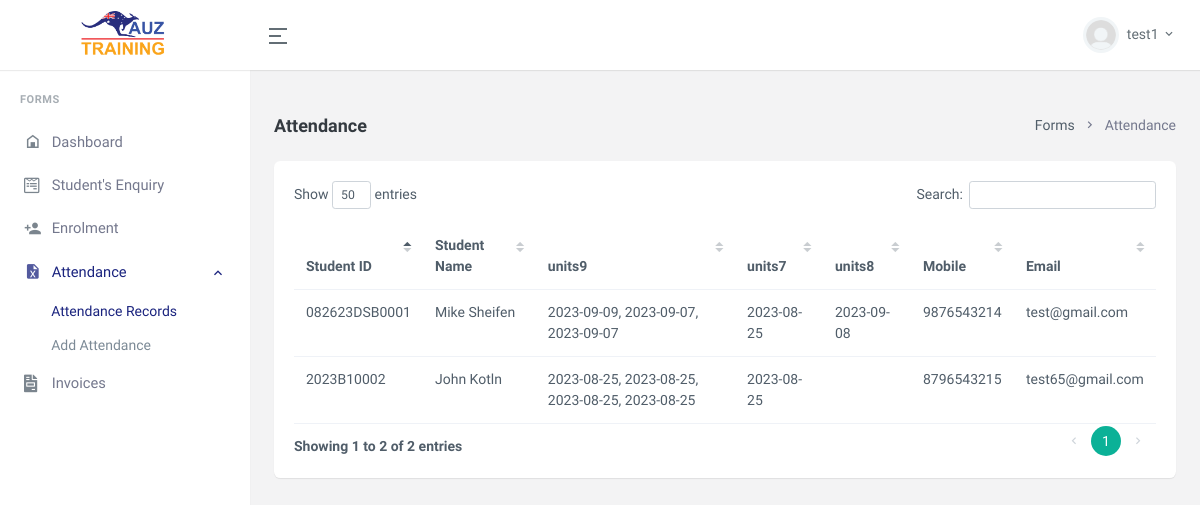
The app's page /attendance_record.php (signed in) with its own data.
### tables this page shows
CREATE TABLE IF NOT EXISTS `student_enrolment` (
  `st_enrol_id` int NOT NULL AUTO_INCREMENT,
  `st_unique_id` varchar(255) DEFAULT NULL,
  `st_enquiry_id` varchar(255) DEFAULT NULL,
  `st_qualifications` tinyint(1) NOT NULL,
  `st_enrol_course` tinyint(1) DEFAULT NULL,
  `st_venue` varchar(15) NOT NULL,
  `st_middle_name` varchar(255) NOT NULL,
  `st_name` varchar(255) NOT NULL,
  `st_mobile` varchar(255) NOT NULL,
  `st_email` varchar(255) NOT NULL,
  `st_source` tinyint(1) NOT NULL,
  `st_given_name` varchar(255) NOT NULL,
  `st_enrol_status` tinyint(1) NOT NULL,
  `created_date` timestamp NOT NULL DEFAULT CURRENT_TIMESTAMP ON UPDATE CURRENT_TIMESTAMP,
  PRIMARY KEY (`st_enrol_id`)
);

### attendance_record.php (the view, shortened to what this page needs)
<?php include('includes/dbconnect.php'); ?>
<?php
if(@$_SESSION['user_type']==1){
    $queryCrs=mysqli_fetch_all(mysqli_query($connection,"select DISTINCT(st_course_unit) from student_attendance"),MYSQLI_ASSOC);
?>
<!doctype html>
<html lang="en">
    <head>
        <?php include('includes/app_includes.php'); ?>
    </head>
    <body data-topbar="colored">
        <div id="layout-wrapper">
            <?php include('includes/header.php'); ?>
            <?php include('includes/sidebar.php'); ?>
            <div class="main-content">
                <div class="page-content">
                    <div class="container-fluid">
                        <div class="row">
                            <div class="col-12">
                                <div class="page-title-box d-sm-flex align-items-center justify-content-between">
                                    <h4 class="mb-sm-0">Attendance</h4>
                                    <div class="page-title-right">
                                        <ol class="breadcrumb m-0">
                                            <li class="breadcrumb-item"><a href="javascript: void(0);">Forms</a></li>
                                            <li class="breadcrumb-item active">Attendance</li>
                                        </ol>
                                    </div>
                                </div>
                            </div>
                        </div>
                        <?php
                        $query=mysqli_query($connection,"SELECT DISTINCT(st_unique_id) FROM `student_attendance`");
                        ?>
                        <div class="row">
                            <div class="col-12">
                                <div class="card">
                                    <div class="card-body">
                                            <table id="datatable" class="table nowrap" style="border-collapse: collapse; border-spacing: 0; width: 100%;">
                                                <thead>
                                                    <tr>
                                                        <th scope="col">Student ID</th>
                                                        <th scope="col">Student Name</th>
                                                        <?php
                                                        foreach($queryCrs as $value){
                                                            echo '<th scope="col">'.$value['st_course_unit'].'</th>';
                                                        }
                                                        ?>
                                                        <th scope="col">Mobile</th>
                                                        <th scope="col">Email</th>
                                                    </tr>
                                                </thead>
                                                <tbody>
                                                <?php
                                                while($queryRes=mysqli_fetch_array($query)){
                                                    $id=$queryRes['st_unique_id'];
                                                    $selectName=mysqli_fetch_array(mysqli_query($connection,"SELECT * FROM `student_enrolment` WHERE st_unique_id='$id'"));
                                                        if($selectName['st_unique_id']!=''){
                                                    ?>
                                                        <?php
                                                        echo '<tr>';
                                                        echo "<td>".$queryRes['st_unique_id']."</td>";
                                                        echo "<td>".$selectName['st_given_name'].' '.$selectName['st_middle_name']."</td>";
                                                        foreach($queryCrs as $value){
                                                        $coursedunit=$value['st_course_unit'];
                                                        $checkUnitDate=mysqli_fetch_array(mysqli_query($connection,"SELECT GROUP_CONCAT(st_unit_date SEPARATOR ', ') AS st_unit_dates from student_attendance where st_course_unit='$coursedunit' AND st_unique_id='$id'"));
                                                        echo '<td>'.$checkUnitDate['st_unit_dates'].'</td>';
                                                        }
                                                        echo "<td>".$selectName['st_mobile']."</td>";
                                                        echo "<td>".$selectName['st_email']."</td>";
                                                        echo "</tr>";
                                                        ?>
                                                 <?php }
                                                 }
                                                 ?>
                                                </tbody>
                                            </table>
                                    </div>
                                </div>
                            </div>
                        </div>
                    </div>
                </div>
            </div>
        </div>
    </body>
</html>
<?php }else{
header("Location: index.php");
}
?>

### includes/app_includes.php (shortened to what this page needs)
<link href="assets/libs/jqvmap/jqvmap.min.css" rel="stylesheet" />
<link href="assets/css/bootstrap.min.css" id="bootstrap-style" rel="stylesheet" type="text/css" />
<link href="assets/libs/datatables.net-bs4/css/dataTables.bootstrap4.min.css" rel="stylesheet" type="text/css" />
<link href="assets/css/icons.min.css" rel="stylesheet" type="text/css" />
<link href="assets/libs/select2/css/select2.min.css" rel="stylesheet">
<link href="assets/css/app.min.css" id="app-style" rel="stylesheet" type="text/css" />
<link href="assets/css/panel.css" rel="stylesheet" type="text/css" />

### includes/header.php (shortened to what this page needs)
<header id="page-topbar">
                <div class="navbar-header">
                    <div class="d-flex">
                        <div class="navbar-brand-box text-center">
                            <a href="index.html" class="logo logo-dark">
                                <span class="logo-lg">
                                    <img src="assets/images/logo-dark.png" alt="logo-dark" height="50">
                                </span>
                            </a>
                        </div>
                        <button type="button" class="btn btn-sm px-3 font-size-24 header-item waves-effect" id="vertical-menu-btn">
                            <i class="ri-menu-2-line align-middle"></i>
                        </button>
                    </div>
                    <div class="d-flex">
                        <div class="dropdown d-inline-block user-dropdown">
                            <button type="button" class="btn header-item waves-effect" id="page-header-user-dropdown"
                                data-bs-toggle="dropdown" aria-haspopup="true" aria-expanded="false">
                                <img class="rounded-circle header-profile-user" src="assets/images/users/default_img.png"
                                    alt="Header Avatar">
                                <span class="d-none d-xl-inline-block ms-1"><?php echo $_SESSION['user_name']; ?></span>
                                <i class="mdi mdi-chevron-down d-none d-xl-inline-block"></i>
                            </button>
                        </div>
                    </div>
                </div>
            </header>

### includes/sidebar.php (shortened to what this page needs)
<div class="vertical-menu">
    <div data-simplebar class="h-100">
        <div id="sidebar-menu">
            <ul class="metismenu list-unstyled" id="side-menu">
                <li class="menu-title">Forms</li>
                <li>
                    <a href="dashboard.php" class="waves-effect">
                        <i class="mdi mdi-home-variant-outline"></i>
                        <span>Dashboard</span>
                    </a>
                </li>
                <?php
                if(@$_SESSION['user_type']==1){
                ?>
                <li>
                    <a href="student_enquiry.php" class="waves-effect">
                        <i class="fab fa-wpforms"></i>
                        <span>Student's Enquiry</span>
                    </a>
                </li>
                <?php } ?>
                <?php
                if(@$_SESSION['user_type']==1){
                ?>
                <li>
                    <a href="enrolment.php" class="waves-effect">
                        <i class="mdi mdi-account-plus"></i>
                        <span>Enrolment</span>
                    </a>
                </li>
                <?php } ?>
                <?php
                if(@$_SESSION['user_type']==1){
                ?>
                <li>
                    <a href="javascript: void(0);" class="has-arrow waves-effect">
                        <i class="mdi mdi-file-excel"></i>
                        <span>Attendance</span>
                    </a>
                    <ul class="sub-menu" aria-expanded="false">
                        <li><a href="attendance_record.php">Attendance Records</a></li>
                        <li><a href="attendance.php">Add Attendance</a></li>
                    </ul>
                </li>
                <?php } ?>
                <?php
                if(@$_SESSION['user_type']==1){
                ?>
                <li>
                    <a href="invoices.php" class="waves-effect">
                        <i class="fas fa-file-invoice"></i>
                        <span>Invoices</span>
                    </a>
                </li>
                <?php } ?>
            </ul>
        </div>
    </div>
</div>

### assets/css/panel.css (style rules this page uses)
:root { --backgroundcolor:#1a237e; --bordercolor:#1a237e; --color:#1a237e; }
.mm-active > a , .mm-active > a i { color: var(--color) !important; }
.mm-active .active { color: var(--color) !important; }
table.dataTable.nowrap th, table.dataTable.nowrap td { white-space: break-spaces !important; }

### records on screen
student_enrolment: st_given_name "Mike", st_middle_name "Sheifen", st_mobile "9876543214", st_email "test@gmail.com"
student_enrolment: st_given_name "John", st_middle_name "Kotln", st_mobile "8796543215", st_email "test65@gmail.com"

### other values on screen
$_SESSION['user_name'] "test1"
$value['st_course_unit'] "units9"
$value['st_course_unit'] "units7"
$value['st_course_unit'] "units8"
$queryRes['st_unique_id'] "082623DSB0001"
$checkUnitDate['st_unit_dates'] "2023-09-09, 2023-09-07, 2023-09-07"
$checkUnitDate['st_unit_dates'] "2023-08-25"
$checkUnitDate['st_unit_dates'] "2023-09-08"
$queryRes['st_unique_id'] "2023B10002"
$checkUnitDate['st_unit_dates'] "2023-08-25, 2023-08-25, 2023-08-25, 2023-08-25"
